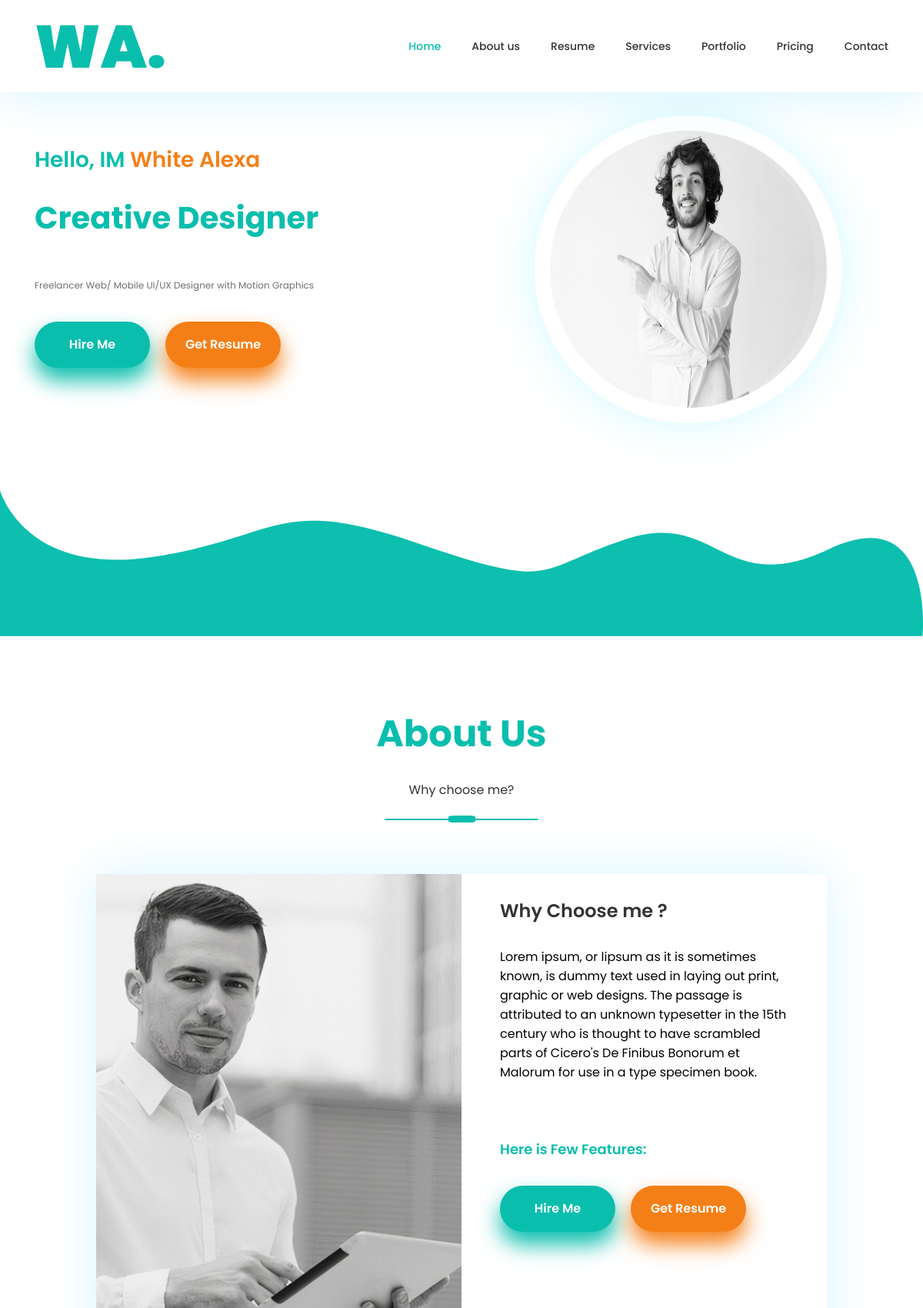
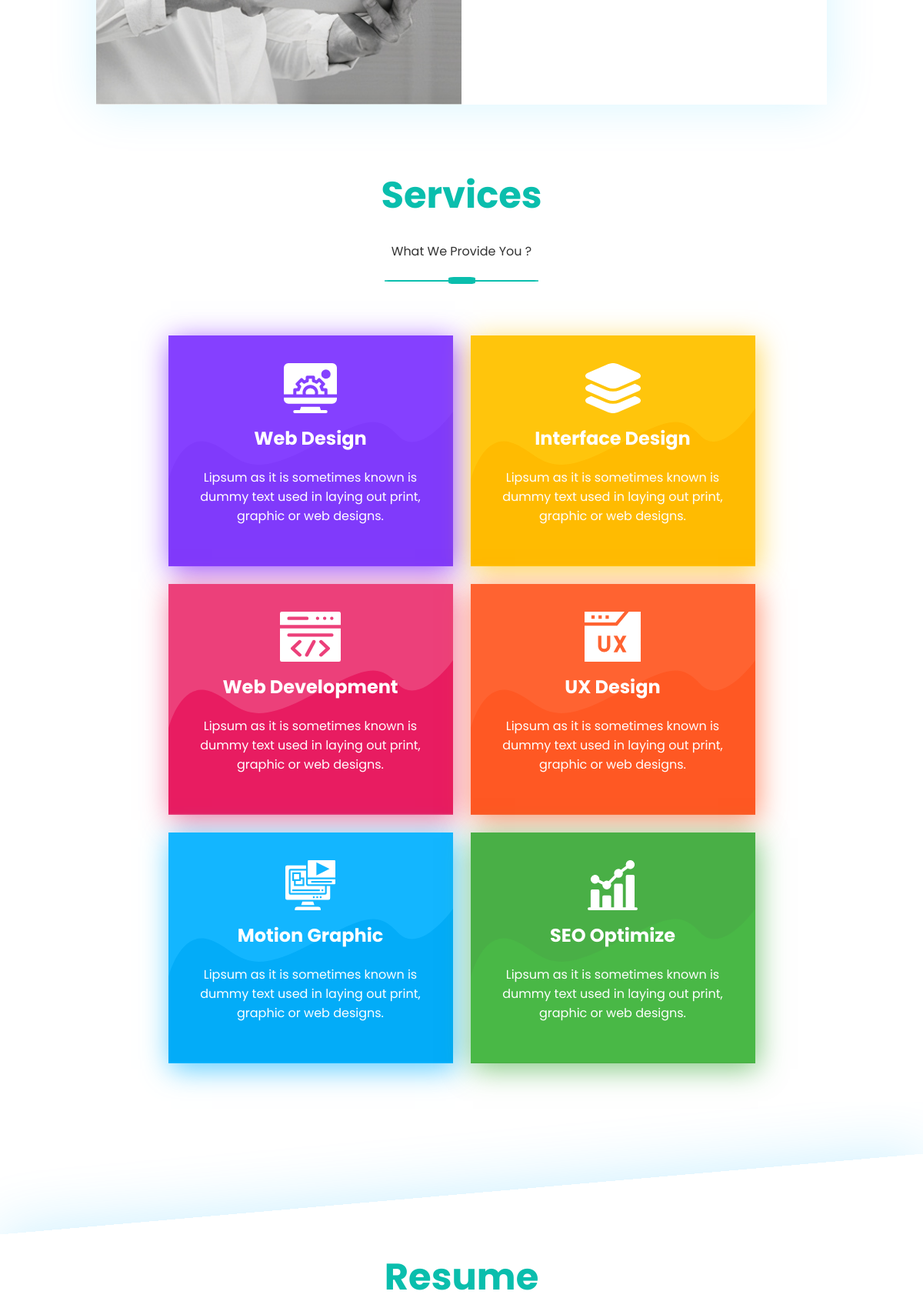
The page / (upper part) on the database its author committed (2 pictures, top to bottom).
### home/models.py (models this page shows, shortened)
class MyInfo(models.Model):
    name=models.CharField(max_length=50)
    image=models.ImageField(upload_to="home_MyInfo")
    title=models.CharField(max_length=100)
    caption=models.TextField()
    about_us=models.TextField()
    features=models.ManyToManyField(Features)

class Services(models.Model):
    interface_design=models.TextField()
    web_design=models.TextField()
    web_development=models.TextField()
    ui_ux_design=models.TextField()
    SEO_optimization=models.TextField()
    motion_graphic=models.TextField()

### home/views.py (the view)
# urls.py: path('',views.index,name='home_page'),
def index(request):
    E_bio=Bio.objects.filter(profession_category='E')
    W_bio=Bio.objects.filter(profession_category='W')
    P_bio=Bio.objects.filter(profession_category='P')
    D_bio=Bio.objects.filter(profession_category='D')
    S_bio=Bio.objects.filter(profession_category='S')
    I_portfolio=Portfolio.objects.filter(portfolio_category="I")
    AN_portfolio=Portfolio.objects.filter(portfolio_category="AN")
    AP_portfolio=Portfolio.objects.filter(portfolio_category="AP")
    W_portfolio=Portfolio.objects.filter(portfolio_category="W")
    S_portfolio=Portfolio.objects.filter(portfolio_category="S")
    P_portfolio=Portfolio.objects.filter(portfolio_category="P")
    B_pricing=Pricing.objects.filter(plan="B")
    S_pricing=Pricing.objects.filter(plan="S")
    P_pricing=Pricing.objects.filter(plan="P")
    form=ContactUsForm()
    if request.method == "POST":
        form=ContactUsForm(request.POST)
        if form.is_valid():
            ContactUsModel.objects.create(**form.cleaned_data)
    return render(request,'home/index.html',{
        "portfolio":{
            'ALL':Portfolio.objects.all(),
            "I":I_portfolio,
            "AN":AN_portfolio,
            "AP":AP_portfolio,
            "W":W_portfolio,
            "S":S_portfolio,
            "P":P_portfolio},
        "resume":{
            "E":E_bio,
            "W":W_bio,
            "P":P_bio,
            "D":D_bio,
            "S":S_bio},
        "pricing":{
            "B":B_pricing[0],
            "S":S_pricing[0],
            "P":P_pricing[0],
        },
        "services":Services.objects.all()[0],
        "info":MyInfo.objects.all()[0],
        "contact_form":form,
    })

### home/templates/home/index.html (shortened to what this page needs)
{% load static %}
<!DOCTYPE html>
<html lang="en">
<head>
    <link rel="stylesheet" href="{% static 'home/styles/app.css' %}">
    <link rel="stylesheet" href="{% static 'home/styles/responsive.css' %}">
    <link rel="stylesheet" href="{% static 'home/styles/swiper-bundle.min.css' %}">
</head>
<body class="cover">
    <section id=header>
        <div class="container">
            <div class="nav">
                <div class="nav__logo">
                    <h1 class="nav-caption"><a>WA.</a></h1>
                </div>
                <div class="nav__menu">
                    <ul class="nav-menu-parent">
                        <li class="nav-menu-items home"><a href="#Home">Home</a></li>
                        <li class="nav-menu-items"><a class="menu-link" href="#About-us">About us</a></li>
                        <li class="nav-menu-items"><a class="menu-link" href="#resume">Resume</a></li>
                        <li class="nav-menu-items"><a class="menu-link" href="#services">Services</a></li>
                        <li class="nav-menu-items"><a class="menu-link" href="#portfolio">Portfolio</a></li>
                        <li class="nav-menu-items"><a class="menu-link" href="#pricing">Pricing</a></li>
                        <li class="nav-menu-items"><a class="menu-link" href="#contact-us">Contact</a></li>
                    </ul>
                </div>
            </div>
        </div>
    </section>
    <section id="Home">
        <div class="container">
            <div class="row">
                <div class="Home__info col-sm-12 col-md-7 col-lg-7 ">
                    <h3 class="Home__info-header">Hello, IM <span class="Home__info-header-orange">{{info.name}}</span></h3>
                    <h2 class="Home__info-title">{{info.title}}</h2>
                    <p class="Home__info-caption">{{info.caption}}</p>
                    <div class="btns">
                    <button class="first-btn">Hire Me</button>
                    <button class="second-btn">Get Resume</button>
                    </div>
                </div>
                <img src="{{info.image.url}}" class="Home__img col-sm-12 col-md-5 col-lg-5">
            </div>
        </div>
    </section>
    <section id="About-us">
        <div class="container">
            <div class="section_header">
                <h3 class="header-title">About Us</h3>
                <p class="header-caption">Why choose me?</p>
                <span class="header-shape"></span>
            </div>
                <div class="row about-us__content">
                <div class="about-us__content-pic col-lg-6"></div>
                <div class="about-us__content-info col-lg-6">
                    <h3 class="about-us__content-info-header">Why Choose me ?</h3>
                    <p class="about-us__content-info-caption">{{info.about_us}}</p>
                    <h3 class="about-us__content-info-list-header">Here is Few Features:</h3>
                    <div class="btns">
                        <button class="first-btn first-btn-about-us">Hire Me</button>
                        <button class="second-btn second-btn-about-us">Get Resume</button>
                        </div>
                </div>
            </div>
        </div>
    </section>
    <section id="services">
        <div class="container">
            <div class="section_header">
                <h3 class="header-title">Services</h3>
                <p class="header-caption">What We Provide You ?</p>
                <span class="header-shape"></span>
            </div>
            <div class="service">
                <div class="service__items service__items--purple">
                      <h4 class="services__items-header">Web Design</h4><p class="services__items-caption">{{services.web_design}}</p>
                    </div>
                <div class="service__items service__items--yellow">
                      <h4 class="services__items-header">Interface Design</h4><p class="services__items-caption">{{services.interface_design}}</p>
                </div>
                <div class="service__items service__items--pink">
                      <h4 class="services__items-header">Web Development</h4><p class="services__items-caption">{{services.web_development}}</p>
                </div>
                <div class="service__items service__items--orange">
                      <h4 class="services__items-header">UX Design</h4><p class="services__items-caption">{{services.ui_ux_design}}</p>
                </div>
                <div class="service__items service__items--blue">
                   <h4 class="services__items-header">Motion Graphic</h4><p class="services__items-caption">{{services.motion_graphic}}</p>
                </div>
                <div class="service__items service__items--green">
                      <h4 class="services__items-header">SEO Optimize</h4><p class="services__items-caption">{{services.SEO_optimization}}</p>
                </div>
            </div>
        </div>
    </section>
    <section id="resume">
        <div class="border-box-shadow">
            <div class="container portrait">
                <div class="section_header section_header--resume">
                    <h3 class="header-title">Resume</h3>
                </div>
            </div>
          </div>
    </section>
</body>
</html>

### home/static/home/styles/responsive.css (style rules this page uses)
@media screen and (max-width: 1400px) { .Home__img { width: 40rem; height: 40rem; } }
@media screen and (max-width: 1400px) { .Home__info-caption { font-size: 1.2rem; } }
@media screen and (max-width: 1400px) { .Home__info-title { font-size: 4rem; } }
@media screen and (max-width: 1400px) { .about-us__content { width: 100rem; height: 70rem; } }
@media screen and (max-width: 1400px) { .first-btn { width: 15rem; line-height: 2rem; } }
@media screen and (max-width: 1400px) { .second-btn { width: 15rem; line-height: 2rem; } }
@media screen and (max-width: 1200px) { .about-us__content { width: 95rem; height: 70rem; } }
@media screen and (max-width: 1200px) { .first-btn { width: 15rem; line-height: 2rem; } }
@media screen and (max-width: 1200px) { .second-btn { width: 15rem; line-height: 2rem; } }

### home/static/home/styles/grid.css (style rules this page uses)
html { box-sizing: border-box; }
*, *:after, *:before { box-sizing: inherit; }
.container { width: 100%; padding-left: 15px; padding-right: 15px; margin-left: auto; margin-right: auto; position: relative; }
.row { display: flex; flex-wrap: wrap; margin-right: -15px; margin-left: -15px; }
.row>* { padding-right: 15px; padding-left: 15px; margin-bottom: 30px; }
@media (min-width: 576px) { .container { width: 540px; } }
@media (min-width: 576px) { .col-sm-12 { width: 100%; flex: 0 0 auto; } }
@media (min-width: 768px) { .container { width: 720px; } }
@media (min-width: 768px) { .col-md-5 { width: 41.666666%; flex: 0 0 auto; } }
@media (min-width: 768px) { .col-md-7 { width: 58.333333%; flex: 0 0 auto; } }
@media (min-width: 992px) { .container { width: 960px; } }
@media (min-width: 992px) { .col-lg-5 { width: 41.666666%; flex: 0 0 auto; } }
@media (min-width: 992px) { .col-lg-6 { width: 50%; flex: 0 0 auto; } }
@media (min-width: 992px) { .col-lg-7 { width: 58.333333%; flex: 0 0 auto; } }
@media (min-width: 1200px) { .container { width: 1140px; } }

### rows shown on the page
MyInfo: name "White Alexa", title "Creative Designer", caption "Freelancer Web/ Mobile UI/UX Designer with Motion Graphics", image (picture), about_us "Lorem ipsum, or lipsum as it is sometimes known, is dummy text used in laying out print, graphic or web designs. The passage is attributed to an unknown typesetter in the 15th century who is thought to have scrambled parts of Cicero's De Finibus Bonorum et Malorum for use in a type specimen book."
Services: web_design "Lipsum as it is sometimes known is dummy text used in laying out print, graphic or web designs.", interface_design "Lipsum as it is sometimes known is dummy text used in laying out print, graphic or web designs.", web_development "Lipsum as it is sometimes known is dummy text used in laying out print, graphic or web designs.", ui_ux_design "Lipsum as it is sometimes known is dummy text used in laying out print, graphic or web designs.", motion_graphic "Lipsum as it is sometimes known is dummy text used in laying out print, graphic or web designs.", SEO_optimization "Lipsum as it is sometimes known is dummy text used in laying out print, graphic or web designs."
